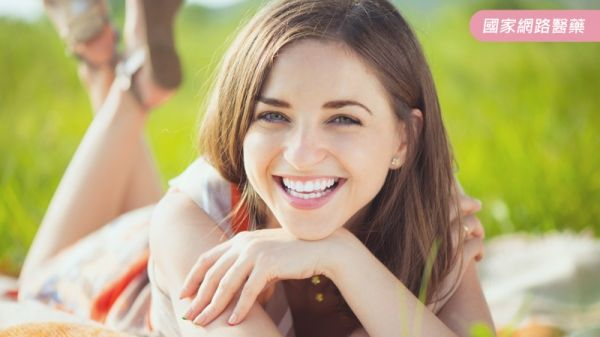
#> input picture Open cv/ picture/smile.jpg, 600 x 337 px, found by its file name
$ python 'FacePicture Test.py'
#> lines starting #> are read from the running program, lines starting #| are printed output that depends on the picture; after the words box and inside, x2 and y2 are one past the last pixel; in counts of white or black regions, pixels touching at a corner belong together
import cv2  # 安裝 py-opencv
import requests
import sys

face_cascade = cv2.CascadeClassifier('./xml/haarcascade_frontalface_alt.xml')

frame = cv2.imread("./picture/smile.jpg")
#> frame is the input picture: shape (337, 600, 3); mean B, G, R 120.1, 166.5, 179.3
gray = cv2.cvtColor(frame, cv2.COLOR_RGB2GRAY)
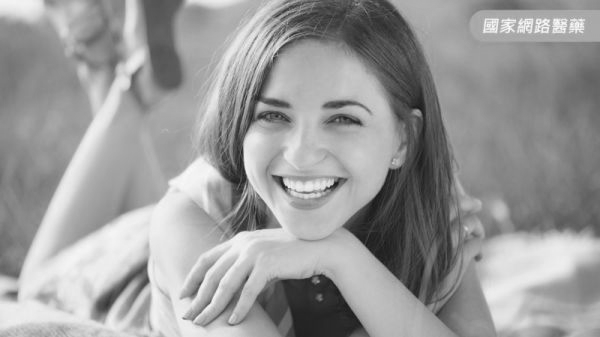
#> gray: shape (337, 600); min 21, max 252, mean 154.1
# 畫出每一個臉的範圍
faces = face_cascade.detectMultiScale(
        gray,              # 待檢測圖片，一般為灰度圖像加快檢測速度
        scaleFactor=1.1,   # 檢測粒度 scaleFactor 。更大的粒度將會加快檢測的速度，但是會對檢測準確性產生影響。相反的，一個更小的粒度將會影響檢測的時間，但是會增加準確性。
        minNeighbors=5,    # 每個目標至少檢測到幾次以上，才可被認定是真數據。
        minSize=(30, 30),  # 設定數據搜尋的最小尺寸 ，如 minSize=(30,30)
        flags=cv2.CASCADE_SCALE_IMAGE
)
#> faces = [[220, 48, 182, 182]]
print(faces)
#| [[220  48 182 182]]

# 在臉部周圍畫矩形框
for (x, y, w, h) in faces:
    cv2.rectangle(frame, (x, y), (x+w, y+h), (0, 255, 0), 5)  # 注意：(0, 255, 0) 是 BGR
#> this loop made 1 pass
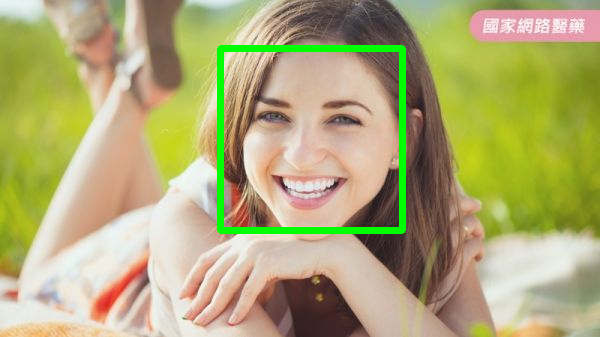
#> frame: shape (337, 600, 3); 2.51% of pixels changed, all inside (x1, y1, x2, y2) = (217, 45, 406, 234)

# 將 frame 顯示
cv2.imshow('Photo', frame)

# 按下任意鍵離開
c = cv2.waitKey(0)
#> (key Esc is pressed here)

cv2.destroyAllWindows()
